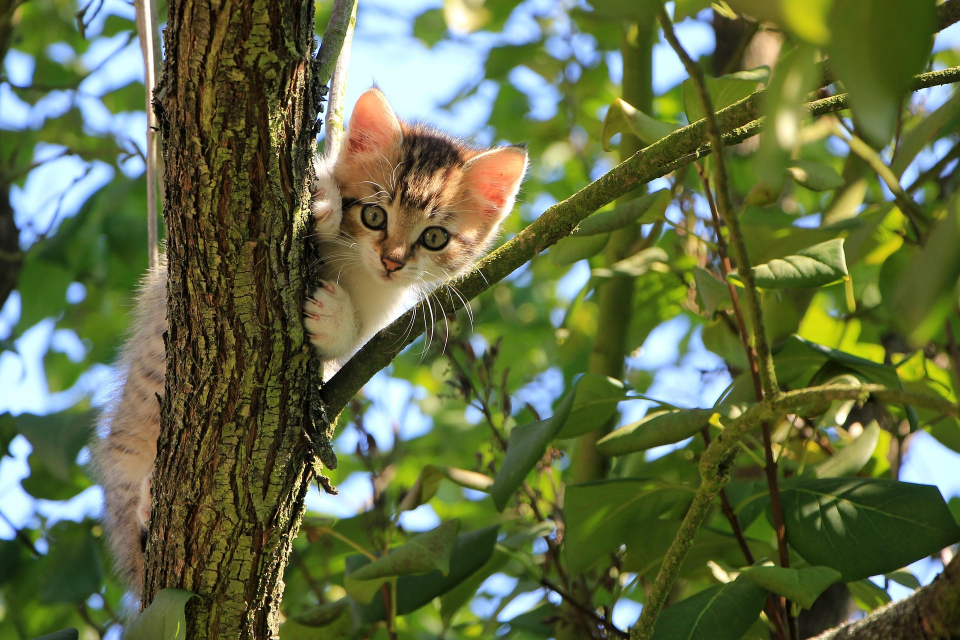
#> input picture 19_opencv/cat.jpg, 1920 x 1280 px, found by its file name (shown at 1/2 size)
$ python main.py
#> lines starting #> are read from the running program, lines starting #| are printed output that depends on the picture
import cv2

# Load ảnh luôn đưa về dạng BGR blue -green -red
img = cv2.imread("19_opencv/cat.jpg")
#> img is the input picture: shape (1280, 1920, 3); mean B, G, R 70, 109.5, 99.4

if img is None:
    print("Can not load Image")
else:
    # chuyển ảnh về grayscale
    # img_gray = cv2.cvtColor(img, cv2.COLOR_BGR2GRAY)
    # # print("data type", type(img_gray))
    # # print("shape", img_gray.shape)

    # # # Đợi đến khi nhấn 1 phím
    # cv2.imshow("window", img_gray)
    # cv2.waitKey(0)
    # cv2.destroyAllWindows()

    # resize ảnh
    new_width = 300
    new_height = 400
    new_size = (new_width, new_height)

    resize_img = cv2.resize(img, new_size, interpolation=cv2.INTER_LINEAR)
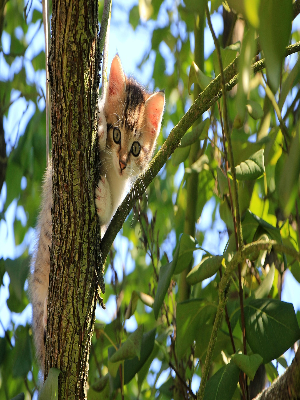
#> resize_img: shape (400, 300, 3); mean B, G, R 69.9, 109.4, 99.3
    cv2.imshow("imf", resize_img)
    cv2.waitKey(0)
    cv2.destroyAllWindows()
